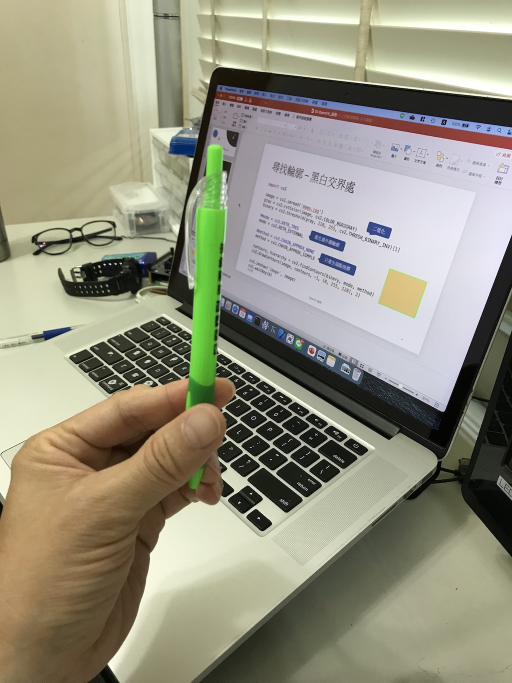
#> input picture color/demo.jpg, 1024 x 1365 px (shown at 1/2 size)
$ python get_hsv_value.py
#> lines starting #> are read from the running program, lines starting #| are printed output that depends on the picture
from colorfilters.colorfilters import HSVFilter
import cv2 as cv

img = cv.imread('demo.jpg')
#> img is the input picture: shape (1365, 1024, 3); mean B, G, R 127.3, 146.4, 148.7

height, width, channel = img.shape
#> height = 1365; width = 1024; channel = 3
ratio = width / height
#> ratio = 0.75
width = 300
height = int(width / ratio)
#> height = 399
img = cv.resize(img, (width, height))
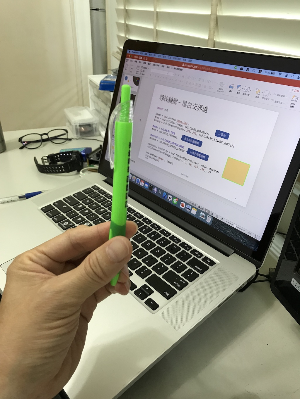
#> img: shape (399, 300, 3); mean B, G, R 127.2, 146.4, 148.6

#> (the run stopped early here; a loop or call above may not have finished)
